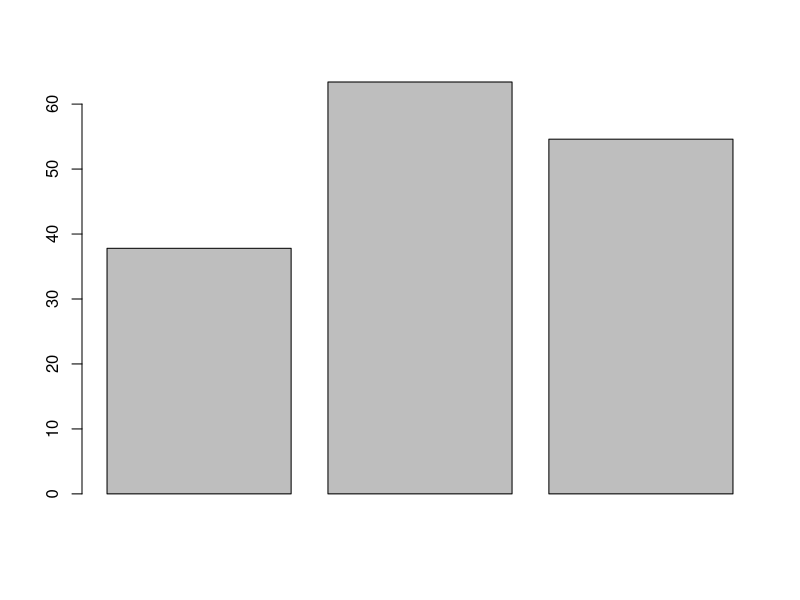
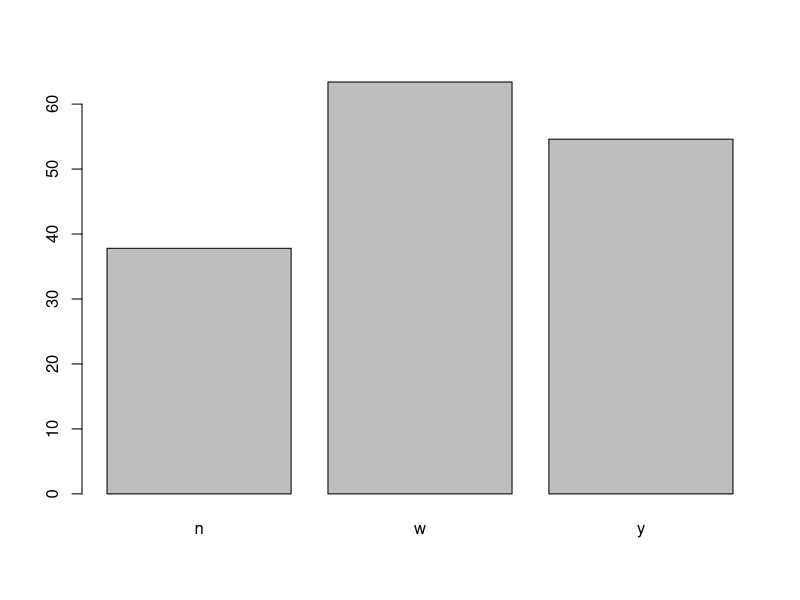
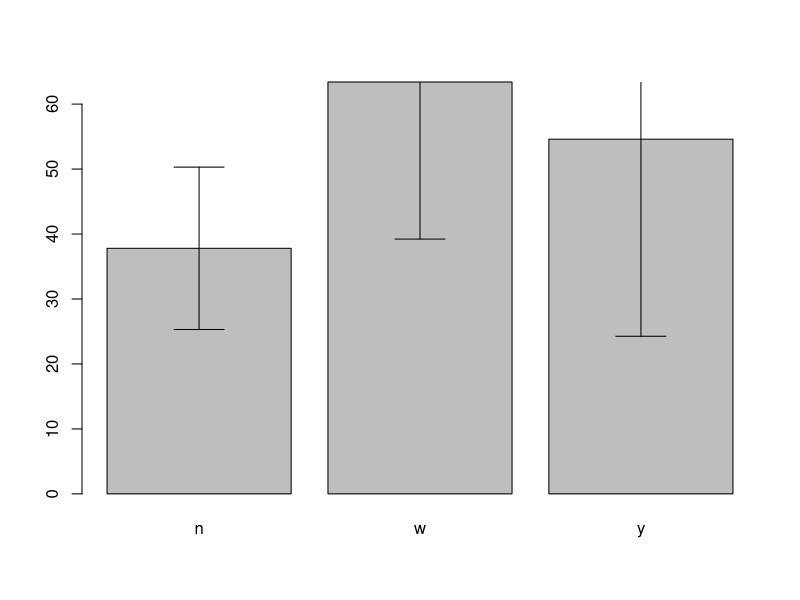
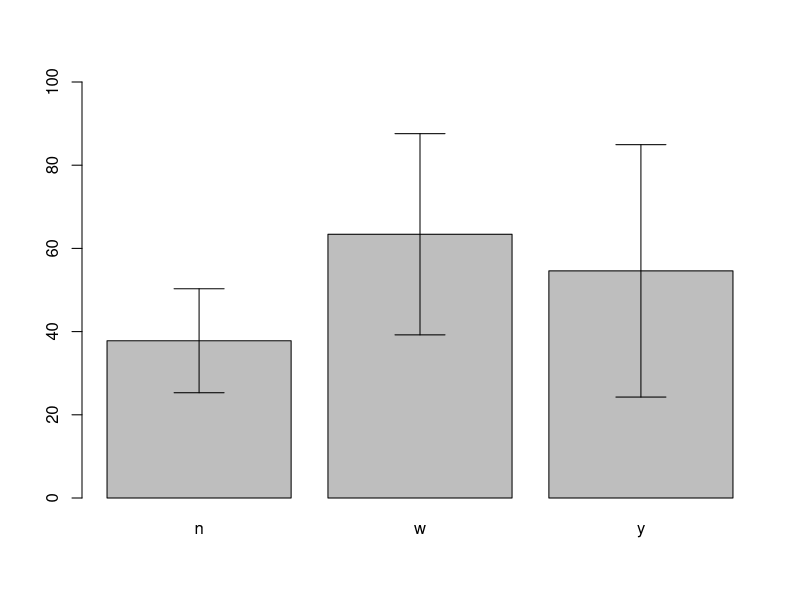
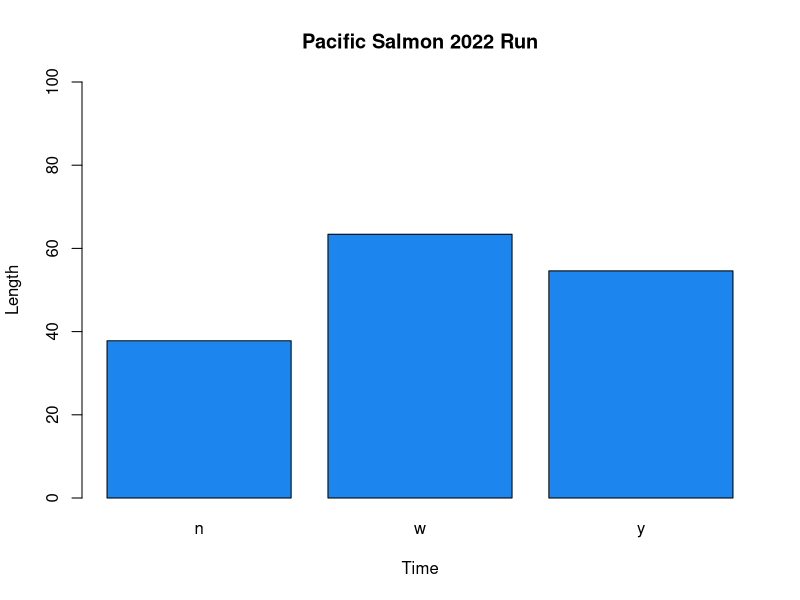
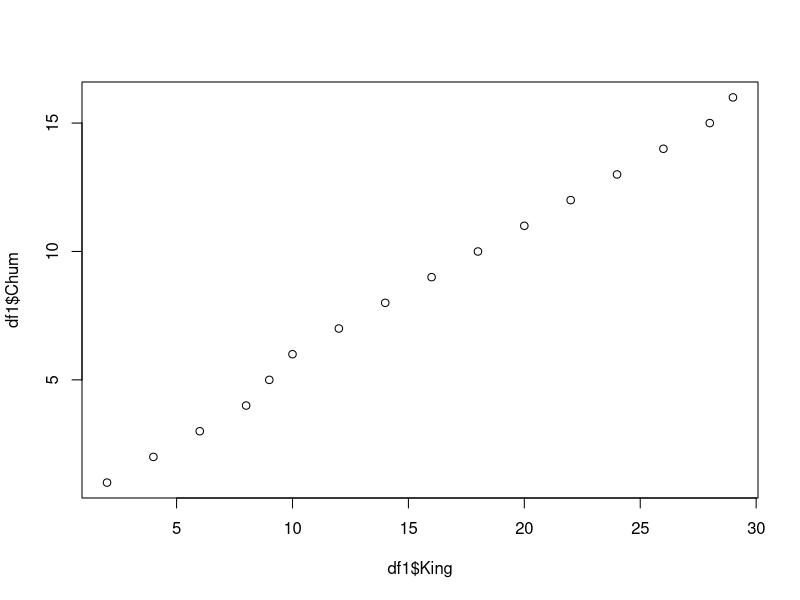
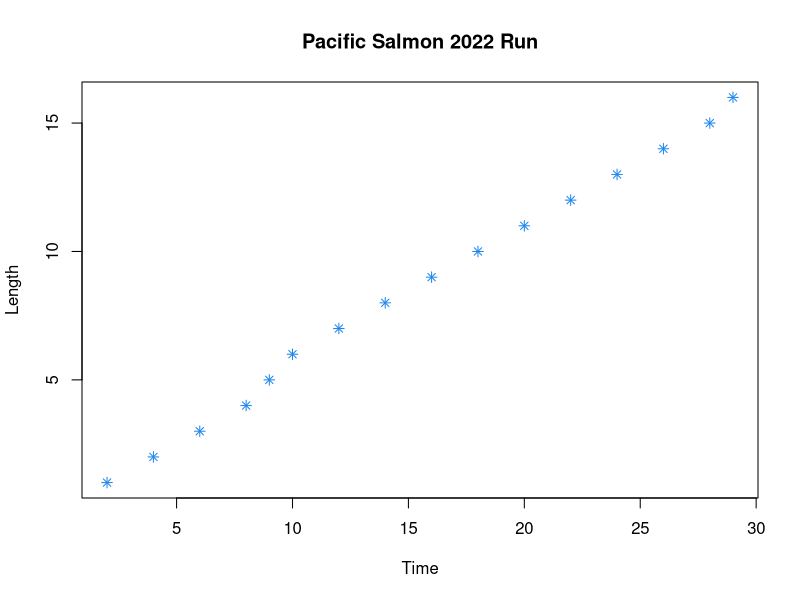
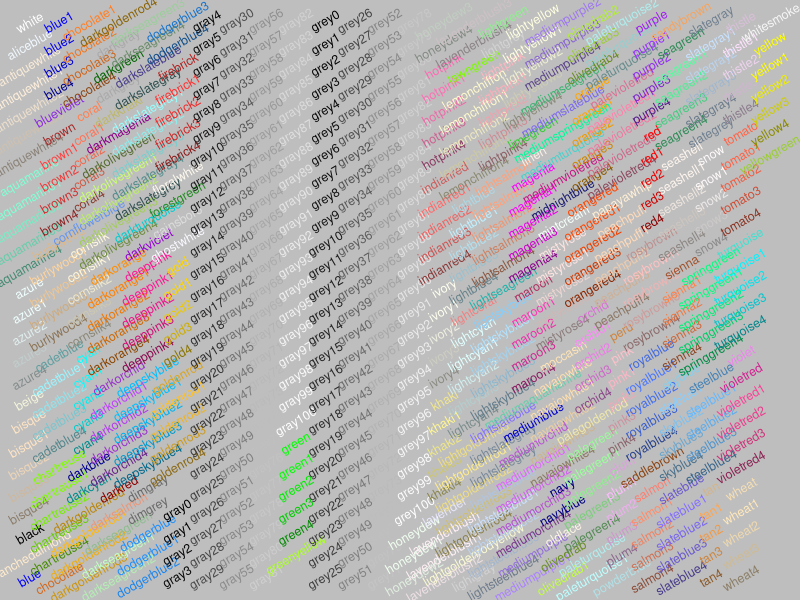

The R script that drew these images, in order:
# With the data frame you created last week you will:
# Now it is time to create your own data frame using the tools we have learned this week.
# First, resave this script as: your last name_Week1_Assignment - Forgot to do this.
# e.g. mine would be Wilson_Week1_Assignemnt #Naming system...

#The 6 vectors: sorry there is five salmon and i couldn't choose which one to delete so now i have 6 vectors #fine...but you forgot masu and kokanee!

salmon <- c('a','b','c','d','e','f','g','h','i','j','k','l','m','n','o')
sockeye <- c('w','w','w','w','w','y','y','y','y','y','n','n','n','n','n')
king <- c(1,2,3,4,5,6,7,8,9,10,11,12,13,14,15)
pink <- c(42,43,56,78,98,87,76,9,56,45,57,32,34,24,42)
coho <- c(1.1,1.2,1.3,1.4,1.5,2.1,2.2,2.3,2.4,2.5,3.1,3.2,3.3,3.4,3.5)
chum <- c(2,4,6,8,9,10,12,14,16,18,20,22,24,26,28)

data <- cbind(salmon, chum, sockeye, king, pink, coho)
data

df <- as.data.frame(data)
df


colnames(df) <- c('Salmon', 'King','Pink','Chum','Coho','Sockeye')
df


row.names(df) <- df$Salmon
df

df[,-1] #this doesn't get rid of the column, just prints without the column. Doesn't really matter for this particular assignment, but will be an issue in the future.

add.row <- data.frame('p',29, 'n', 16, 78, 4.1)

colnames(add.row) <- colnames(df)

df1 <- rbind(df, add.row)
df1

colnames(df1) <- c('Salmon', 'King','Pink','Chum','Coho','Sockeye')
df

row.names(df1) <- df1$Salmon
df1

df1[,-1]


# Create a barplot for one numeric column, grouped by the character vector with 3 unique values
# Add error bars with mean and standard deviation to the plot
# Change the x and y labels and add a title
# Export the plot as a PDF that is 4 inches wide and 7 inches tall.

?aggregate
df$Coho <- as.numeric(as.character(df$Coho))

df.mean <- aggregate(Coho ~Pink, data = df, FUN = "mean")
df.mean


colnames(df.mean) <- c("Factor","Mean")
df.mean

barplot(df.mean$Mean)

barplot(df.mean$Mean, names.arg = df.mean$Factor)

df.sd <- aggregate(df$Coho ~df$Pink, FUN = "sd")

colnames(df.sd) <- c("Factor","StanDev")

df.sd

b.plot <- barplot(df.mean$Mean, names.arg = df.mean$Factor)

arrows(b.plot, df.mean$Mean-df.sd$StanDev,
       b.plot, df.mean$Mean+df.sd$StanDev,angle=90,code=3)

b.plot <- barplot(df.mean$Mean, names.arg = df.mean$Factor, ylim = c(0,100))

arrows(b.plot, df.mean$Mean-df.sd$StanDev,
       b.plot, df.mean$Mean+df.sd$StanDev,angle=90,code=3)

barplot(df.mean$Mean, names.arg = df.mean$Factor, ylim = c(0,100), xlab = "Time", ylab = "Length", main = "Pacific Salmon 2022 Run", col = "dodgerblue2")


#Where is the code to export this as a pdf with specific dimensions? 
#Exported plot is missing error bars
#Did not set working directory

####Scatterplot
# Create a scatter plot between two of your numeric columns.
# Change the point shape and color to something NOT used in the example.
# Change the x and y labels and add a title
# Export the plot as a JPEG by using the "Export" button in the plotting pane.
plot(df1$Chum ~ df1$King)

plot(df1$Chum ~ df1$King, xlab = "Time", ylab = "Length", main = "Pacific Salmon 2022 Run", pch = 8 , col = "dodgerblue2") #Was supposed to be exported as a JPEG.

?pch
demo('colors')


# Upload both plots with the script used to create them to GitHub.
# Follow the same file naming format as last week for the script. #Didn't follow the naming format.

write.csv(df, file="week 2 assignment.csv") #Didn't need to do this.
getwd()


